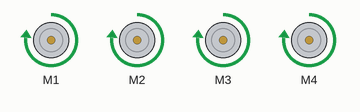
The sketch below on a simulated Arduino Uno, built with avr-gcc and run on an emulated ATmega328P. Parts: 4 × DC motor (green arrow = forward, orange = backward, longer = faster).

Above: at 0.1 s.
Timing chart, 0 to 1.6 s (numbered marks = the images above):
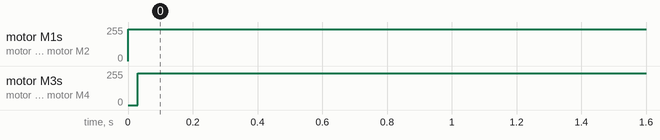

Measured:
- by itself, motor M1: stopped → forward 240/255 at 0.00 s
- by itself, motor M2: stopped → forward 240/255 at 0.01 s
- by itself, motor M3, motor M4: stopped → forward 240/255 at 0.03 s

The sketch:

2nd.ino
```cpp
#include <AFMotor.h>

AF_DCMotor motor1(1);
AF_DCMotor motor2(2);
AF_DCMotor motor3(3);
AF_DCMotor motor4(4);

void setup()
{
  //Set initial speed of the motor & stop
  motor1.run(FORWARD);
  motor2.run(FORWARD);
  motor3.run(FORWARD);
  motor4.run(FORWARD);

}

void loop()
{


  // Turn on motor


  // Accelerate from zero to maximum speed
    motor1.setSpeed(240);
    delay(10);
    motor2.setSpeed(240);
    delay(10);
    motor3.setSpeed(240);
    delay(10);
    motor4.setSpeed(240);
    delay(10);


}
```
